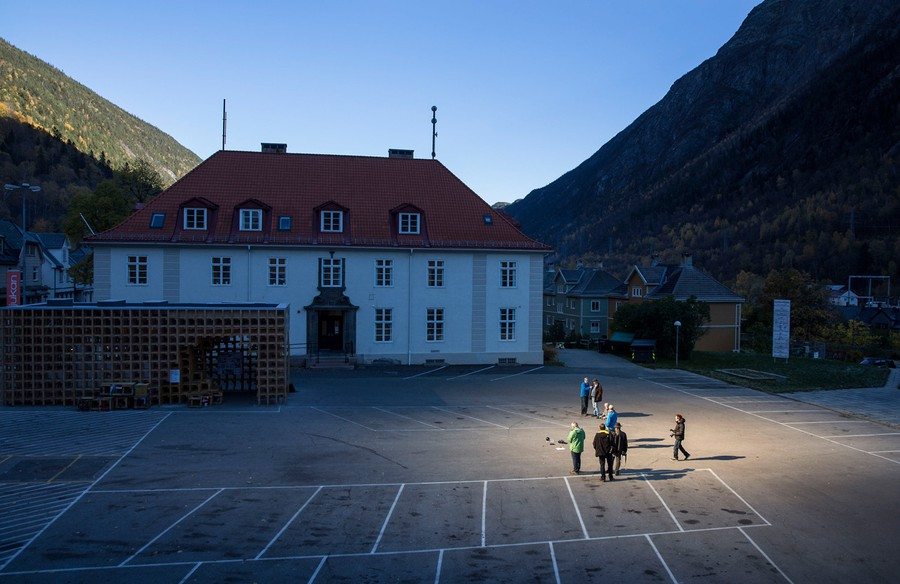
#> input picture OpenCV 104/moun3.jpg, 900 x 584 px
$ python 04-GammaCorrection.py
#> lines starting #> are read from the running program, lines starting #| are printed output that depends on the picture
import numpy as np
import argparse
import cv2 as cv


def adjust_gamma(image, gamma=1.0):
    # build a lookup table mapping pixel values to their adjusted gamma values
    invgamma = 1.0/gamma
    table = np.array([((i/255)**invgamma)*255 for i in np.arange(0, 256)]).astype('uint8')

    # apply gamma correction using lookup table
    return cv.LUT(image, table)

# construct the argument parser and parse the argument
ap = argparse.ArgumentParser()
ap.add_argument('-i', '--image', type=str, default='moun3.jpg', help='Path to input image')
args = vars(ap.parse_args())

# load and display the image
image = cv.imread(args['image'])
#> image is the input picture: shape (584, 900, 3); mean B, G, R 102.6, 79.8, 63.1

# apply gamma correction using various values of gamma
for gamma in np.arange(0.0, 5.0, 0.5):
    # ignore when gamma = 1 as there will be no change
    if gamma == 1:
        continue

    # apply gamma correction and show images
    gamma = gamma if gamma>0 else 0.1  # if gamma =0, invGamma will be 1.0/0.0
    adjusted = adjust_gamma(image, gamma=gamma)
    cv.putText(adjusted, f'g={gamma}', (10, 30), cv.FONT_HERSHEY_SIMPLEX, 1.0, (0, 0, 255), 3)
    cv.imshow('Images', np.hstack([image, adjusted]))
    cv.waitKey(0)
#> this loop made 10 passes
#> pass 1, `adjusted = adjust_gamma(image, gamma=gamma)`:
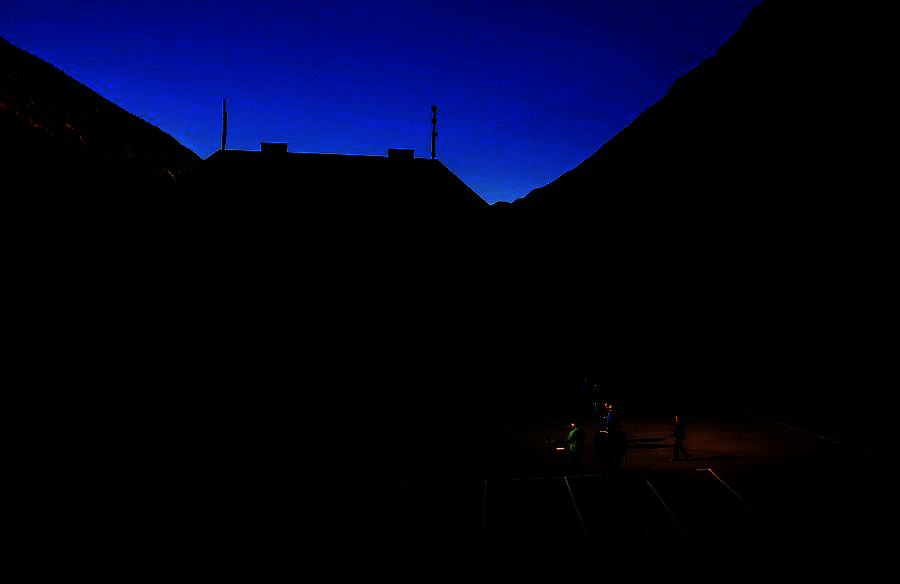
#> adjusted: shape (584, 900, 3); mean B, G, R 26.7, 3.2, 0.8
#> pass 1, `cv.imshow('Images', np.hstack([image, adjusted]))`:
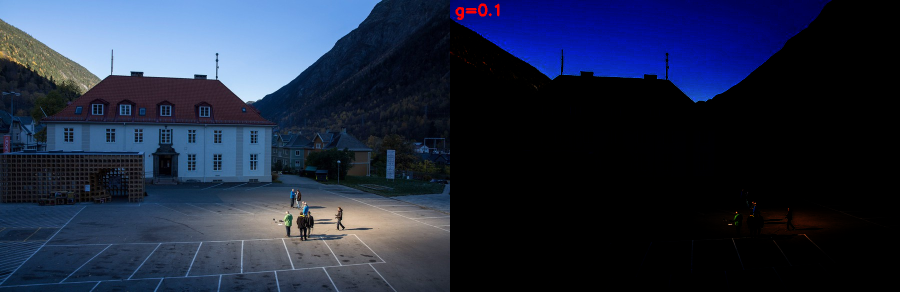
#> window 'Images': shape (584, 1800, 3) (shown at 1/2 size); mean B, G, R 64.5, 41.5, 32.2
#> pass 2, `adjusted = adjust_gamma(image, gamma=gamma)`:
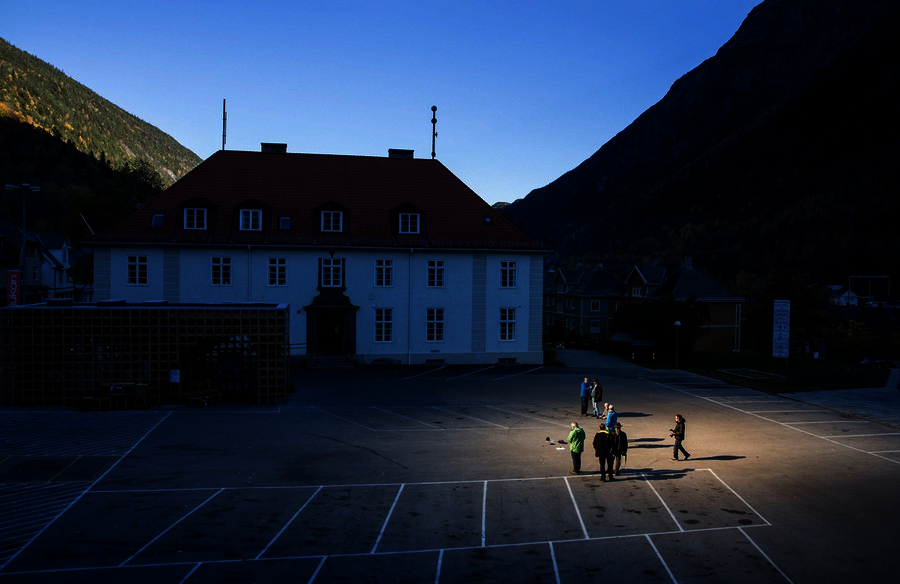
#> adjusted: shape (584, 900, 3); mean B, G, R 62.7, 40.2, 27.7
#> pass 2, `cv.imshow('Images', np.hstack([image, adjusted]))`:
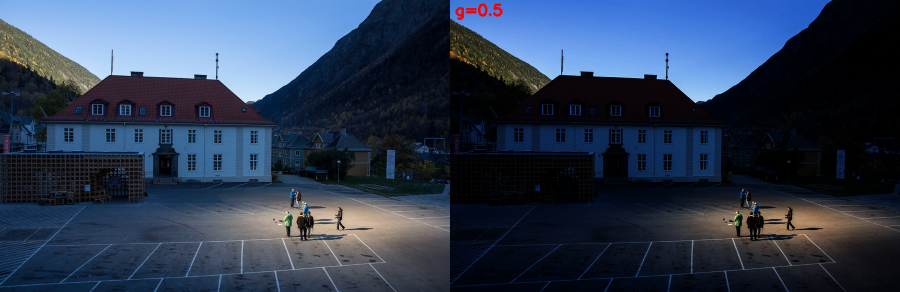
#> window 'Images': shape (584, 1800, 3) (shown at 1/2 size); mean B, G, R 82.4, 59.9, 45.6
#> after the loop:
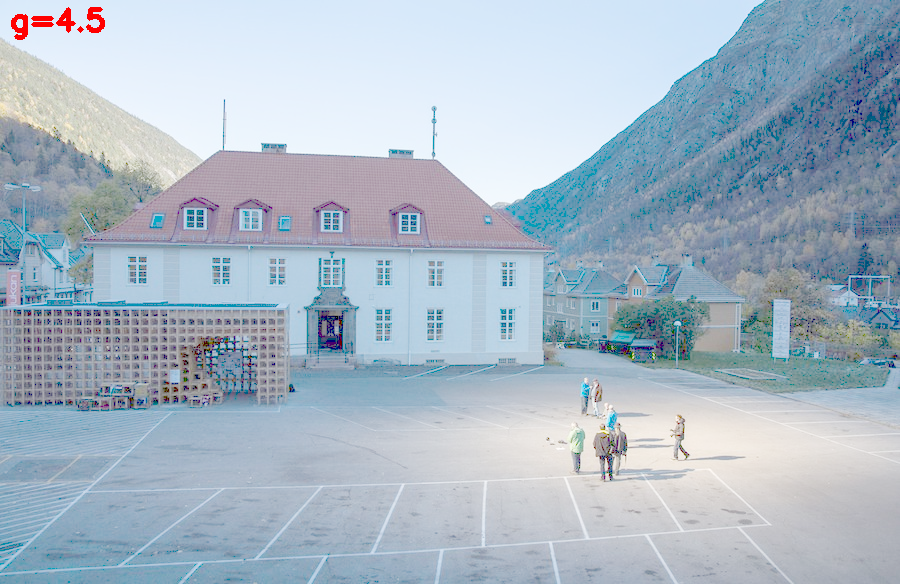
#> adjusted: shape (584, 900, 3); mean B, G, R 197.1, 183.5, 168.1

cv.destroyAllWindows()

$ run again, with OpenCV 104/moon5.jpg copied over OpenCV 104/moun3.jpg
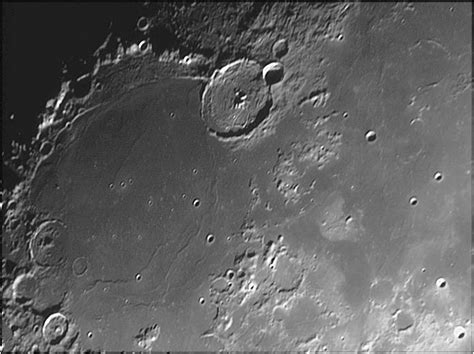
#> input picture OpenCV 104/moon5.jpg, 474 x 354 px
#> image is the input picture: shape (354, 474, 3); min 0, max 255, mean 96.3
#> the loop `for gamma in np.arange(0.0, 5.0, 0.5):` made 10 passes
#> pass 1, `cv.imshow('Images', np.hstack([image, adjusted]))`:
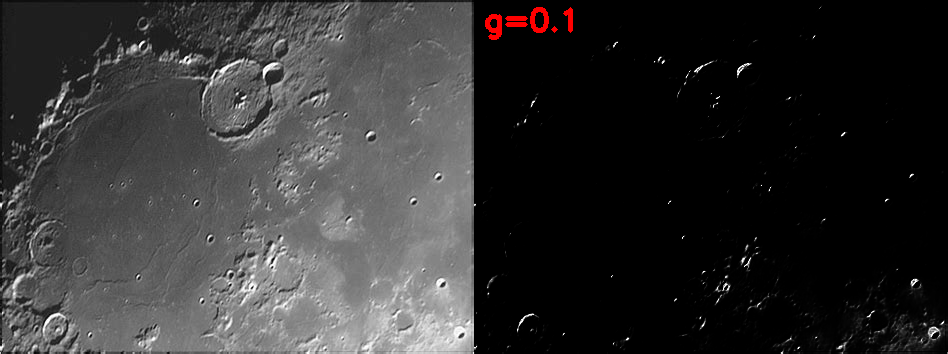
#> window 'Images': shape (354, 948, 3); mean B, G, R 49, 49, 49.7
#> after the loop `for gamma in np.arange(0.0, 5.0, 0.5):`:
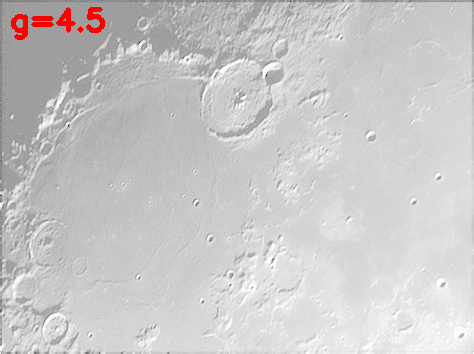
#> adjusted: shape (354, 474, 3); mean B, G, R 200, 200, 201.6

$ run again, with OpenCV 104/mou.jpg copied over OpenCV 104/moun3.jpg
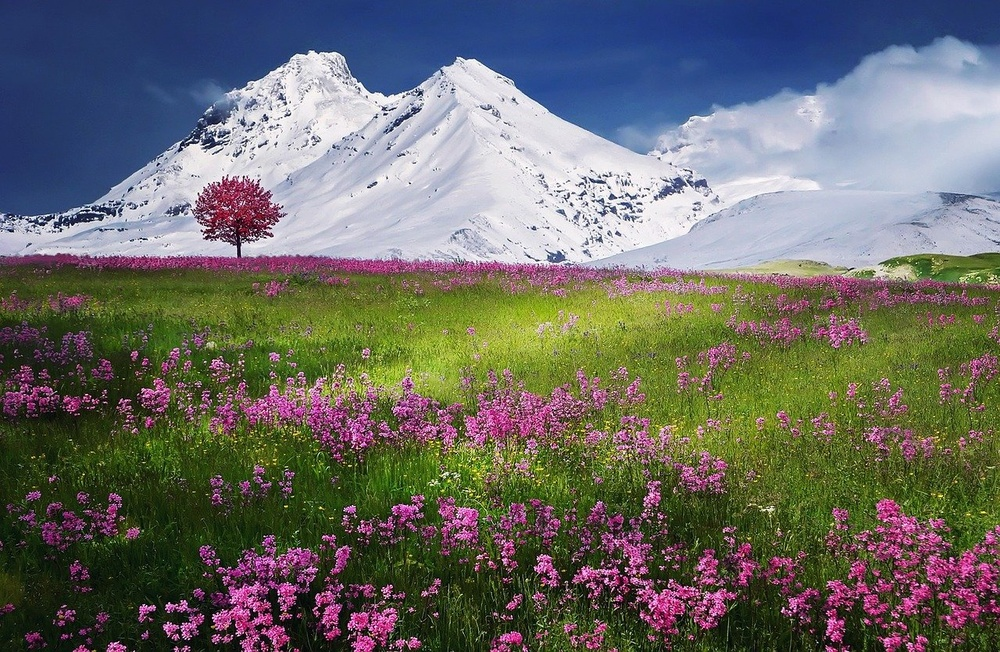
#> input picture OpenCV 104/mou.jpg, 1000 x 652 px, shrunk from 1280 x 834 before the run
#> image is the input picture: shape (652, 1000, 3); mean B, G, R 101.6, 106.4, 106.1
#> the loop `for gamma in np.arange(0.0, 5.0, 0.5):` made 10 passes
#> pass 1, `cv.imshow('Images', np.hstack([image, adjusted]))`:
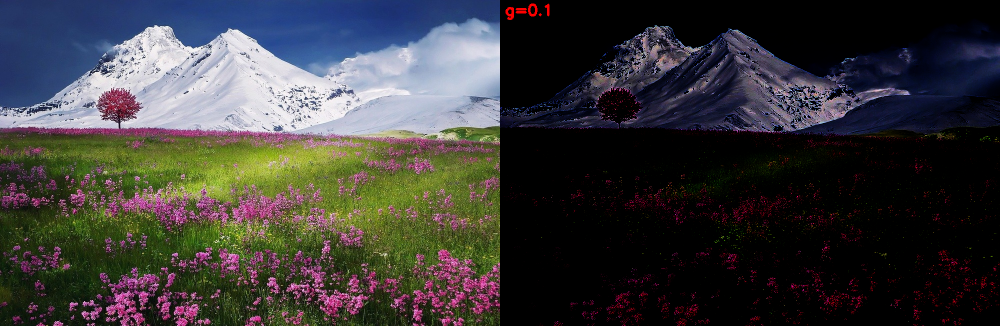
#> window 'Images': shape (652, 2000, 3) (shown at 1/2 size); mean B, G, R 58.1, 57.8, 58.9
#> after the loop `for gamma in np.arange(0.0, 5.0, 0.5):`:
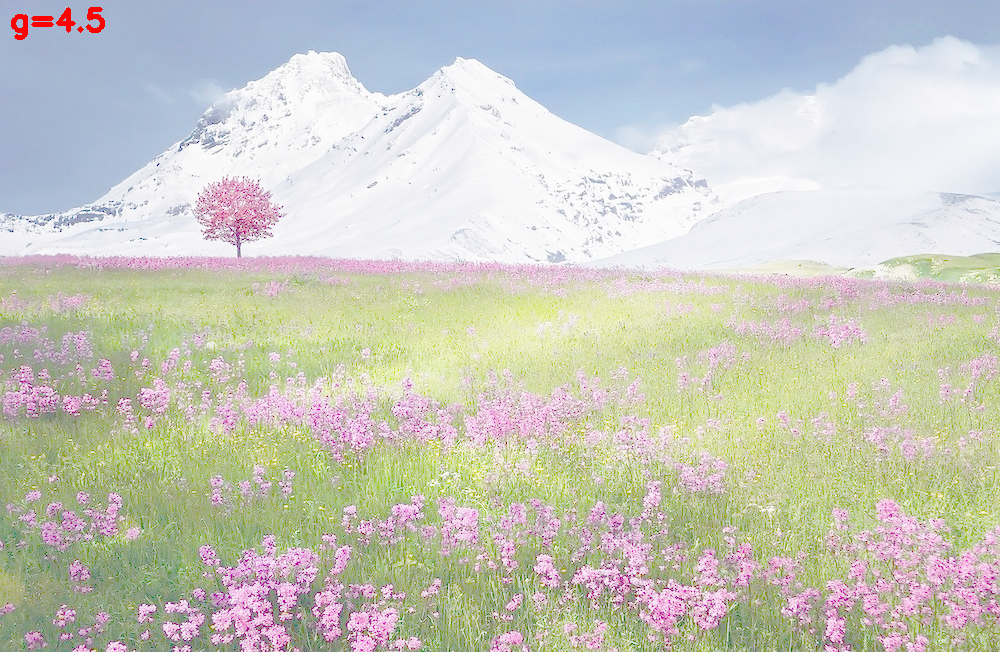
#> adjusted: shape (652, 1000, 3); mean B, G, R 190.1, 201.2, 200.5

$ run again, with OpenCV 104/road2.jpg copied over OpenCV 104/moun3.jpg
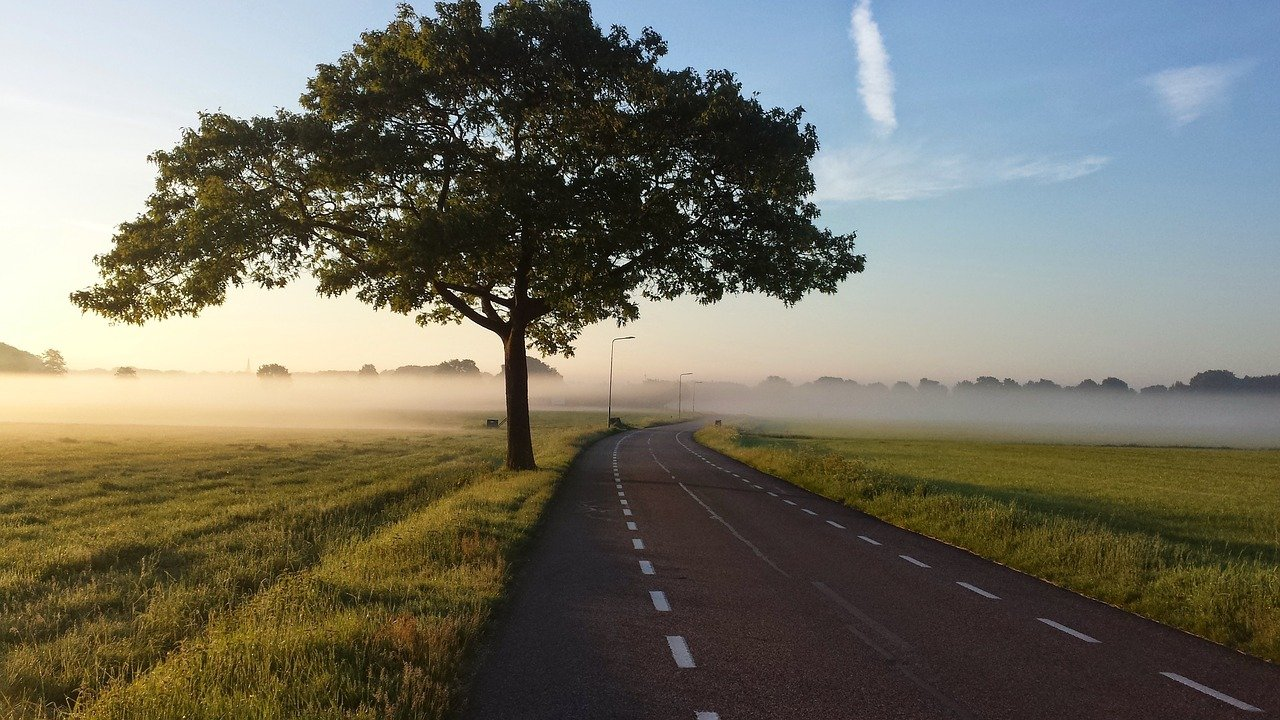
#> input picture OpenCV 104/road2.jpg, 1280 x 720 px
#> image is the input picture: shape (720, 1280, 3); mean B, G, R 101.7, 114.6, 116.3
#> the loop `for gamma in np.arange(0.0, 5.0, 0.5):` made 10 passes
#> pass 1, `cv.imshow('Images', np.hstack([image, adjusted]))`:
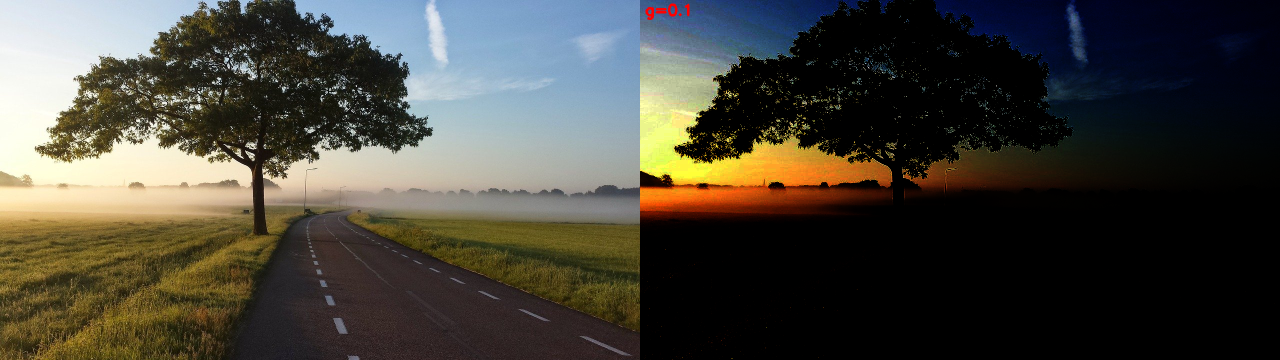
#> window 'Images': shape (720, 2560, 3) (shown at 1/2 size); mean B, G, R 59.2, 67.4, 69.8
#> after the loop `for gamma in np.arange(0.0, 5.0, 0.5):`:
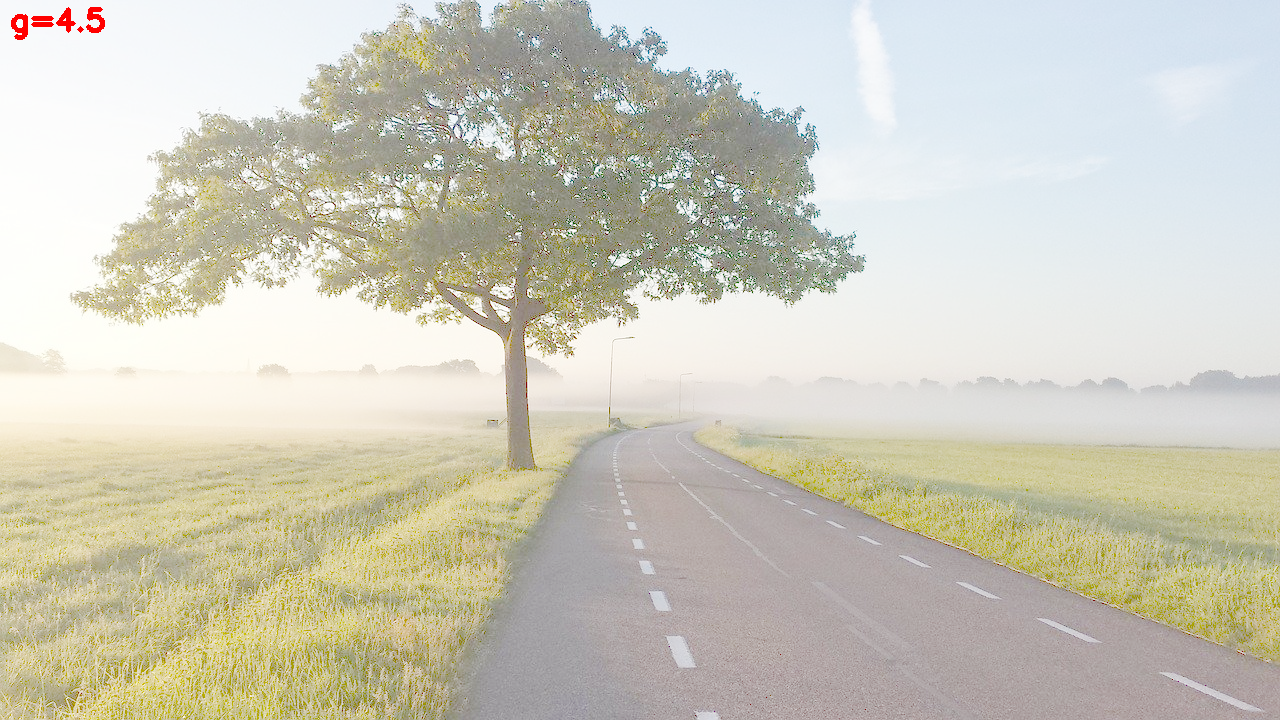
#> adjusted: shape (720, 1280, 3); mean B, G, R 188, 202.7, 205
